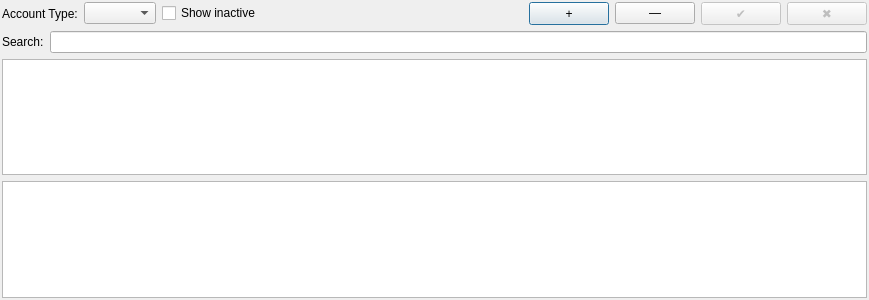
<?xml version="1.0" encoding="UTF-8"?>
<ui version="4.0">
 <class>ReferenceDataDialog</class>
 <widget class="QDialog" name="ReferenceDataDialog">
  <property name="geometry">
   <rect>
    <x>0</x>
    <y>0</y>
    <width>869</width>
    <height>300</height>
   </rect>
  </property>
  <property name="windowTitle">
   <string>Reference Data</string>
  </property>
  <layout class="QVBoxLayout" name="verticalLayout">
   <property name="leftMargin">
    <number>2</number>
   </property>
   <property name="topMargin">
    <number>2</number>
   </property>
   <property name="rightMargin">
    <number>2</number>
   </property>
   <property name="bottomMargin">
    <number>2</number>
   </property>
   <item>
    <widget class="QFrame" name="EditFrame">
     <property name="sizePolicy">
      <sizepolicy hsizetype="Preferred" vsizetype="Preferred">
       <horstretch>0</horstretch>
       <verstretch>0</verstretch>
      </sizepolicy>
     </property>
     <property name="frameShape">
      <enum>QFrame::Panel</enum>
     </property>
     <property name="frameShadow">
      <enum>QFrame::Plain</enum>
     </property>
     <property name="lineWidth">
      <number>0</number>
     </property>
     <layout class="QHBoxLayout" name="edit_layout">
      <property name="leftMargin">
       <number>0</number>
      </property>
      <property name="topMargin">
       <number>0</number>
      </property>
      <property name="rightMargin">
       <number>0</number>
      </property>
      <property name="bottomMargin">
       <number>0</number>
      </property>
      <item>
       <widget class="QLabel" name="GroupLbl">
        <property name="text">
         <string>Account Type:</string>
        </property>
       </widget>
      </item>
      <item>
       <widget class="QComboBox" name="GroupCombo"/>
      </item>
      <item>
       <widget class="QCheckBox" name="Toggle">
        <property name="text">
         <string>Show inactive</string>
        </property>
        <property name="checked">
         <bool>false</bool>
        </property>
       </widget>
      </item>
      <item>
       <spacer name="horizontalSpacer">
        <property name="orientation">
         <enum>Qt::Horizontal</enum>
        </property>
        <property name="sizeHint" stdset="0">
         <size>
          <width>40</width>
          <height>20</height>
         </size>
        </property>
       </spacer>
      </item>
      <item>
       <widget class="QPushButton" name="AddBtn">
        <property name="text">
         <string> +️ </string>
        </property>
       </widget>
      </item>
      <item>
       <widget class="QPushButton" name="RemoveBtn">
        <property name="text">
         <string> — </string>
        </property>
       </widget>
      </item>
      <item>
       <widget class="QPushButton" name="CommitBtn">
        <property name="enabled">
         <bool>false</bool>
        </property>
        <property name="text">
         <string> ✔ </string>
        </property>
       </widget>
      </item>
      <item>
       <widget class="QPushButton" name="RevertBtn">
        <property name="enabled">
         <bool>false</bool>
        </property>
        <property name="text">
         <string> ✖ </string>
        </property>
       </widget>
      </item>
     </layout>
    </widget>
   </item>
   <item>
    <widget class="QFrame" name="SearchFrame">
     <property name="frameShape">
      <enum>QFrame::Panel</enum>
     </property>
     <property name="frameShadow">
      <enum>QFrame::Plain</enum>
     </property>
     <property name="lineWidth">
      <number>0</number>
     </property>
     <layout class="QHBoxLayout" name="search_layout">
      <property name="leftMargin">
       <number>0</number>
      </property>
      <property name="topMargin">
       <number>0</number>
      </property>
      <property name="rightMargin">
       <number>0</number>
      </property>
      <property name="bottomMargin">
       <number>0</number>
      </property>
      <item>
       <widget class="QLabel" name="SearchLbl">
        <property name="text">
         <string>Search:</string>
        </property>
       </widget>
      </item>
      <item>
       <widget class="QLineEdit" name="SearchString"/>
      </item>
     </layout>
    </widget>
   </item>
   <item>
    <widget class="QTableView" name="DataView">
     <property name="editTriggers">
      <set>QAbstractItemView::AnyKeyPressed|QAbstractItemView::EditKeyPressed|QAbstractItemView::SelectedClicked</set>
     </property>
     <property name="alternatingRowColors">
      <bool>true</bool>
     </property>
     <property name="selectionBehavior">
      <enum>QAbstractItemView::SelectRows</enum>
     </property>
     <attribute name="verticalHeaderVisible">
      <bool>true</bool>
     </attribute>
     <attribute name="verticalHeaderMinimumSectionSize">
      <number>20</number>
     </attribute>
     <attribute name="verticalHeaderDefaultSectionSize">
      <number>20</number>
     </attribute>
    </widget>
   </item>
   <item>
    <widget class="QTreeView" name="TreeView">
     <property name="editTriggers">
      <set>QAbstractItemView::AnyKeyPressed|QAbstractItemView::EditKeyPressed|QAbstractItemView::SelectedClicked</set>
     </property>
     <property name="tabKeyNavigation">
      <bool>true</bool>
     </property>
     <property name="alternatingRowColors">
      <bool>true</bool>
     </property>
     <property name="selectionMode">
      <enum>QAbstractItemView::ExtendedSelection</enum>
     </property>
     <property name="expandsOnDoubleClick">
      <bool>false</bool>
     </property>
     <attribute name="headerStretchLastSection">
      <bool>false</bool>
     </attribute>
    </widget>
   </item>
  </layout>
 </widget>
 <resources/>
 <connections/>
</ui>
